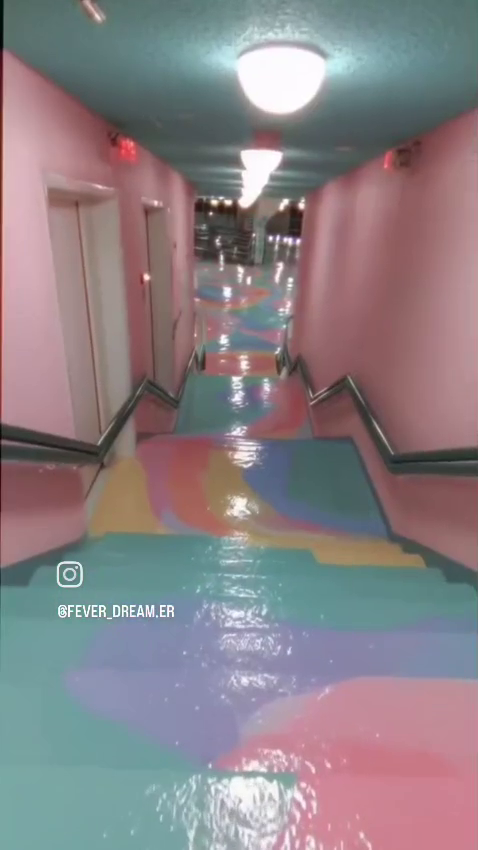
#> input picture dream/validation/wave-motion/12.5s.png, 478 x 850 px, given in place of 14s.png, which was not available
$ python measure_wave_ceiling_edges.py
#> lines starting #> are read from the running program, lines starting #| are printed output that depends on the picture; after the words box and inside, x2 and y2 are one past the last pixel; in counts of white or black regions, pixels touching at a corner belong together
"""Measure visible pink-wall/teal-ceiling boundaries; keep fitted labels provisional."""
from pathlib import Path
import json
import cv2
import numpy as np
from scipy.optimize import least_squares
from PIL import Image,ImageDraw

ROOT=Path(__file__).resolve().parents[1];OUT=ROOT/'validation/wave-aperture'
times=[14,14.5,15,15.5,16,16.5,17];reports=[]
sheet=Image.new('RGB',(478*4,390*2),'#17191e');draw=ImageDraw.Draw(sheet)
for j,t in enumerate(times):
    im=np.asarray(Image.open(ROOT/f'validation/wave-motion/{t:g}s.png').convert('RGB'));rgb=im.astype(float)
#> further down, im is the input picture: shape (850, 478, 3); mean R, G, B 138.6, 128.6, 133.3
    pink=((rgb[:,:,0]-rgb[:,:,1]>18)&(rgb[:,:,0]-rgb[:,:,2]>8)).astype('uint8')
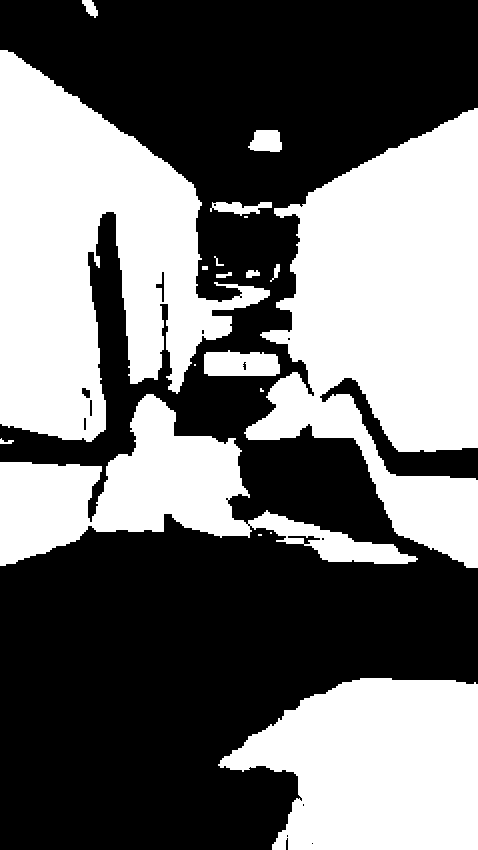
#> pink: shape (850, 478); values 0 (black) and 1 (white), 44% white; 19 white regions (5 under 20 px), largest, box (x1, y1, x2, y2) and area: (244, 108, 478, 568) 62074, (0, 50, 270, 442) 54708, (218, 678, 478, 850) 33515
    mask=pink[:350];side_reports=[];overlay=Image.fromarray(im[:350]);d=ImageDraw.Draw(overlay)
#> after `mask = pink[:350]`:
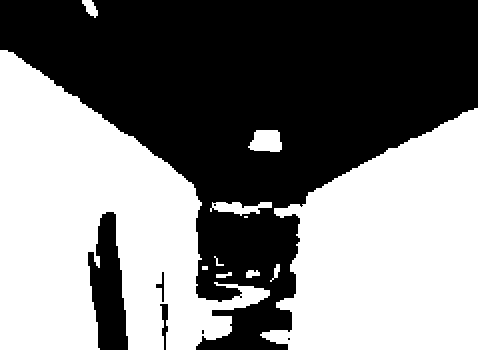
#> mask: shape (350, 478); values 0 (black) and 1 (white), 49.5% white; 11 white regions (1 under 20 px), largest, box (x1, y1, x2, y2) and area: (0, 50, 270, 350) 44480, (260, 108, 478, 350) 36846, (248, 130, 282, 152) 604
#> after `overlay = Image.fromarray(im[:350])`:
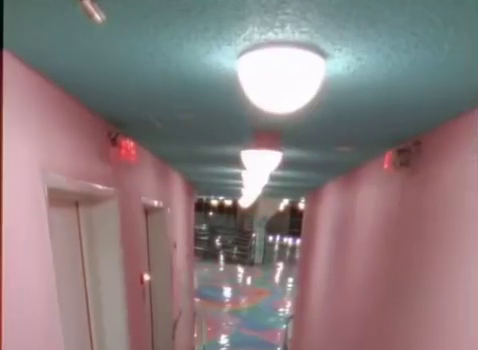
#> overlay: PIL image 478x350 RGB; mean R, G, B 139.2, 125.2, 126.9
    for side,(x0,x1) in [('left',(0,239)),('right',(239,478))]:
        part=mask[:,x0:x1];n,labels,stats,_=cv2.connectedComponentsWithStats(part,8)
        idx=1+np.argmax(stats[1:,cv2.CC_STAT_AREA]);component=labels==idx
        samples=[]
        for y in range(10,310,2):
            xs=np.where(component[y])[0]
            if len(xs)<8:continue
            x=(xs[-1] if side=='left' else xs[0])+x0
            samples.append([int(y),int(x)]);d.point((x,y),fill='#ffff22')
        data=np.array(samples,dtype=float)
        # A continuous broken line estimates where the ceiling edge meets the
        # almost vertical hall return. Data are color boundaries, not depth.
        def model(v,y):
            cy,cx,a,b=v
            return cx+np.where(y<cy,a*(y-cy),b*(y-cy))
        guess=[180 if t<16 else 170,170 if side=='left' else 300,.8 if side=='left' else -.8,0]
        fit=least_squares(lambda v:model(v,data[:,0])-data[:,1],guess,
            bounds=([70,0,-3,-.5],[270,478,3,.5]),loss='soft_l1',f_scale=3,max_nfev=800)
        cy,cx,a,b=fit.x;errors=model(fit.x,data[:,0])-data[:,1]
        for y in range(10,310):
            x=model(fit.x,y)
            if 0<=x<478:d.point((x,y),fill='#44ffff')
        d.ellipse((cx-4,cy-4,cx+4,cy+4),outline='#ff5577',width=2)
        side_reports.append({'side':side,'corner_px':[float(cx),float(cy)],'ceiling_dx_dy':float(a),
                             'wall_end_dx_dy':float(b),'median_abs_error_px':float(np.median(abs(errors))),
                             'samples_yx':samples})
#> this loop made 2 passes
#> (n, idx) on passes 1 to 2: (8, 2), (8, 1)
#> pass 1, `n, labels, stats, _ = cv2.connectedComponentsWithStats(part, 8)`:
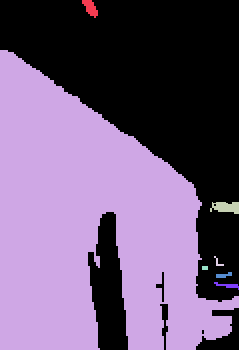
#> labels: shape (350, 239) int32; 8 distinct labels, from 0 to 7; one colour per label, 0 black
#> pass 1, `component = labels == idx`:
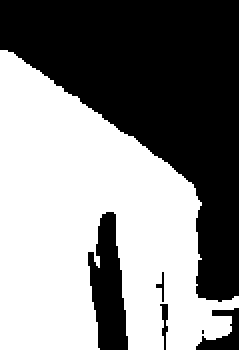
#> component: shape (350, 239) bool; 52.5% white; 6 black regions (1 under 20 px), largest, box (x1, y1, x2, y2) and area: (0, 0, 239, 302) 35024, (88, 212, 128, 350) 3596, (196, 308, 239, 350) 826, (160, 304, 168, 350) 188, (156, 272, 164, 302) 84
#> pass 2, `part = mask[:, x0:x1]`:
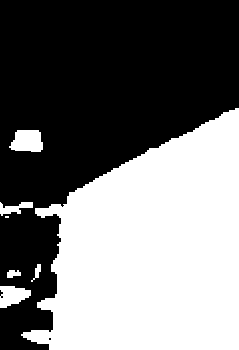
#> part: shape (350, 239); values 0 (black) and 1 (white), 45.8% white; 7 white regions (1 under 20 px), largest, box (x1, y1, x2, y2) and area: (21, 108, 239, 350) 36846, (9, 130, 43, 152) 604, (0, 286, 31, 308) 476, (0, 202, 33, 216) 237, (7, 270, 21, 278) 84, (31, 264, 41, 282) 72
#> after the loop, side_reports = 2 items
    x,y=(j%4)*478,(j//4)*390;sheet.paste(overlay,(x,y+30));draw.text((x+6,y+8),f'SOURCE {t}s / yellow: mask, cyan: segmented fit',fill='white')
#> after `sheet.paste(overlay, (x, y + 30))`:
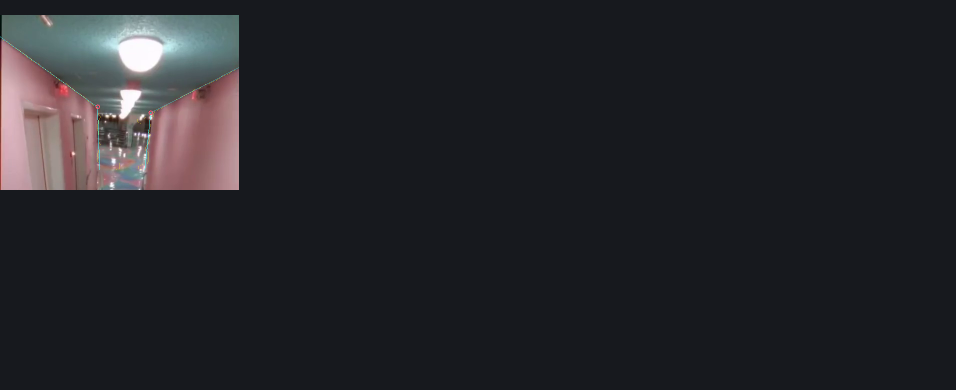
#> sheet: PIL image 1912x780 RGB (shown at 1/2 size); mean R, G, B 36, 36.3, 40.9
    reports.append({'time_s':t,'sides':side_reports})
#> pass 2 of the loop `for j,t in enumerate(times):`:
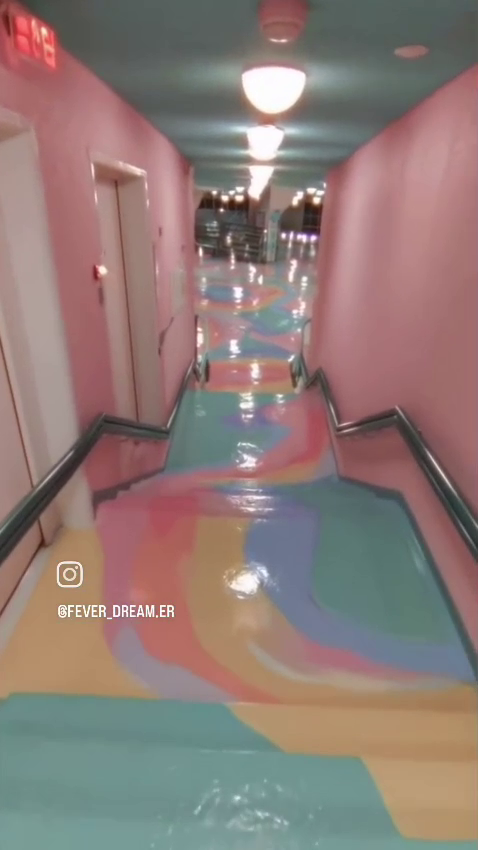
#> input picture dream/validation/wave-motion/14.5s.png, 478 x 850 px
#> im is the input picture: shape (850, 478, 3); mean R, G, B 142.4, 123.2, 118.6
#> pink: shape (850, 478); values 0 (black) and 1 (white), 55.9% white; 55 black regions (27 under 20 px), largest, box (x1, y1, x2, y2) and area: (0, 640, 478, 850) 55444, (22, 0, 478, 204) 53336, (214, 458, 478, 694) 33960
#> mask: shape (350, 478); values 0 (black) and 1 (white), 60.3% white; 13 black regions (8 under 20 px), largest, box (x1, y1, x2, y2) and area: (22, 0, 478, 204) 53336, (198, 204, 318, 350) 10371, (18, 252, 62, 350) 2612, (198, 334, 208, 344) 68, (16, 252, 20, 264) 32
#> the loop `for side,(x0,x1) in [('left',(0,239)),('right',(239,478))]:` made 2 passes
#> (n, idx) on pass 1: (4, 1)
#> pass 1, `n, labels, stats, _ = cv2.connectedComponentsWithStats(part, 8)`:
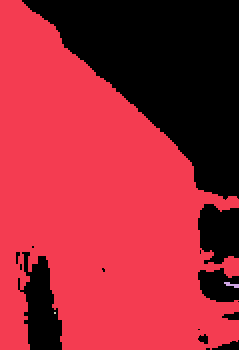
#> labels: shape (350, 239) int32; 4 distinct labels, from 0 to 3; one colour per label, 0 black
#> `sheet.paste(overlay, (x, y + 30))`:
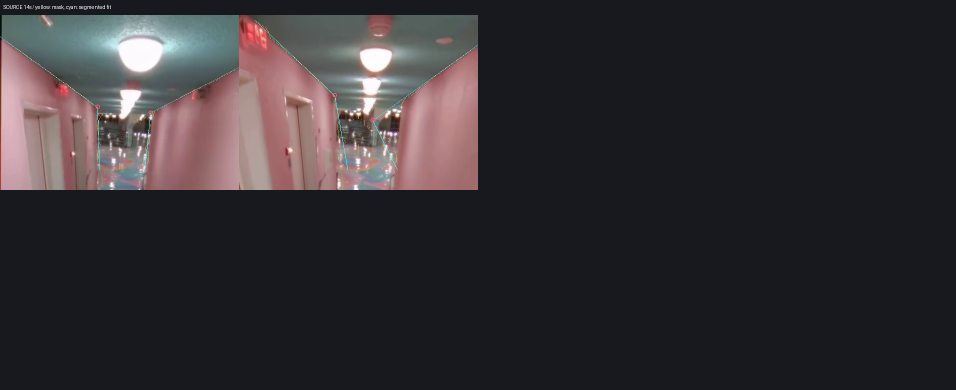
#> sheet: PIL image 1912x780 RGB (shown at 1/2 size); mean R, G, B 50.1, 47.2, 51.1
#> pass 3 of the loop `for j,t in enumerate(times):`:
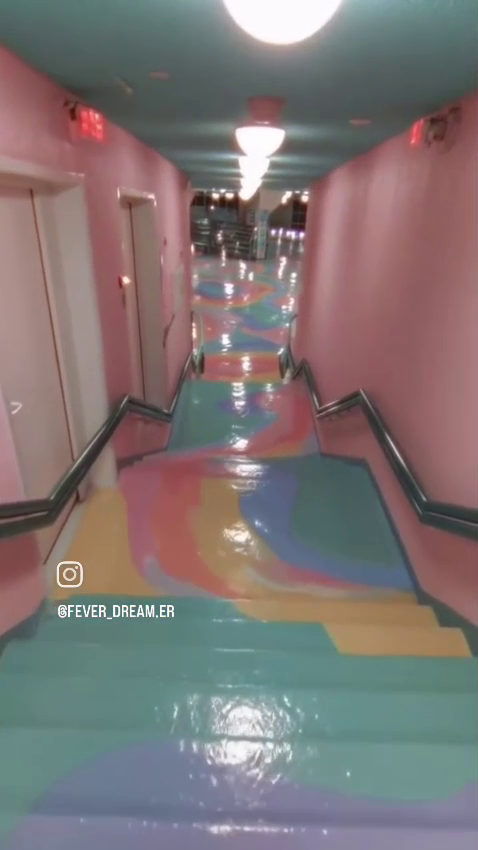
#> input picture dream/validation/wave-motion/13.5s.png, 478 x 850 px, given in place of 15s.png, which was not available
#> im is the input picture: shape (850, 478, 3); mean R, G, B 126.5, 116.5, 116.3
#> `pink=((rgb[:,:,0]-rgb[:,:,1]>18)&(rgb[:,:,0]-rgb[:,:,2]>8)).astype('ui..`:
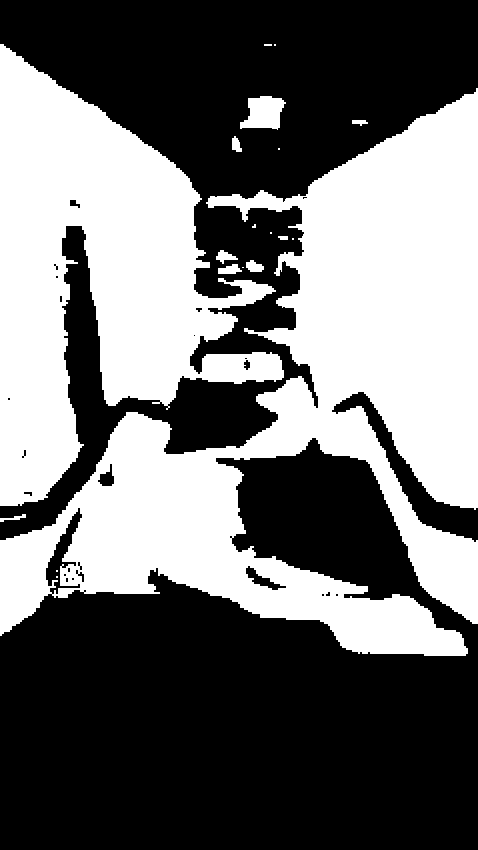
#> pink: shape (850, 478); values 0 (black) and 1 (white), 43.1% white; 19 white regions (9 under 20 px), largest, box (x1, y1, x2, y2) and area: (0, 88, 478, 656) 110190, (0, 44, 284, 506) 62898, (240, 96, 286, 130) 1081
#> mask: shape (350, 478); values 0 (black) and 1 (white), 52.5% white; 9 black regions (6 under 20 px), largest, box (x1, y1, x2, y2) and area: (0, 0, 478, 350) 76184, (62, 226, 100, 350) 3176, (70, 200, 80, 208) 48
#> `sheet.paste(overlay, (x, y + 30))`:
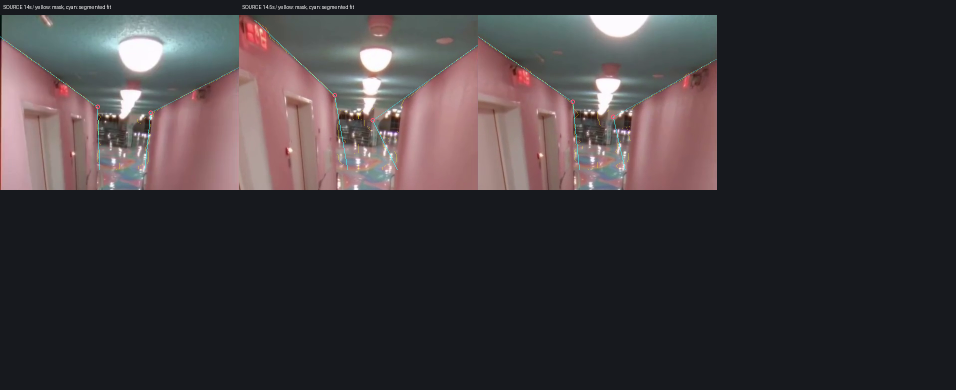
#> sheet: PIL image 1912x780 RGB (shown at 1/2 size); mean R, G, B 62.5, 57.2, 60.5
#> (the run stopped early here; a loop or call above may not have finished)
